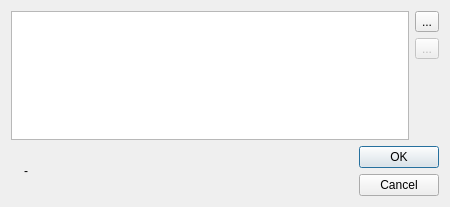
<?xml version="1.0" encoding="UTF-8"?>
<ui version="4.0">
 <class>IDemPathSetup</class>
 <widget class="QDialog" name="IDemPathSetup">
  <property name="geometry">
   <rect>
    <x>0</x>
    <y>0</y>
    <width>450</width>
    <height>207</height>
   </rect>
  </property>
  <property name="windowTitle">
   <string>Setup DEM file paths</string>
  </property>
  <layout class="QVBoxLayout" name="verticalLayout">
   <item>
    <layout class="QHBoxLayout" name="horizontalLayout_3">
     <item>
      <widget class="QListWidget" name="listWidget">
       <property name="selectionMode">
        <enum>QAbstractItemView::SelectionMode::ExtendedSelection</enum>
       </property>
      </widget>
     </item>
     <item>
      <layout class="QVBoxLayout" name="verticalLayout_2">
       <item>
        <widget class="QToolButton" name="toolAdd">
         <property name="text">
          <string>...</string>
         </property>
         <property name="icon">
          <iconset resource="../resources.qrc">
           <normaloff>:/icons/32x32/Add.png</normaloff>:/icons/32x32/Add.png</iconset>
         </property>
         <property name="iconSize">
          <size>
           <width>22</width>
           <height>22</height>
          </size>
         </property>
        </widget>
       </item>
       <item>
        <widget class="QToolButton" name="toolDelete">
         <property name="enabled">
          <bool>false</bool>
         </property>
         <property name="text">
          <string>...</string>
         </property>
         <property name="icon">
          <iconset resource="../resources.qrc">
           <normaloff>:/icons/32x32/DeleteMultiple.png</normaloff>:/icons/32x32/DeleteMultiple.png</iconset>
         </property>
         <property name="iconSize">
          <size>
           <width>22</width>
           <height>22</height>
          </size>
         </property>
        </widget>
       </item>
       <item>
        <spacer name="verticalSpacer">
         <property name="orientation">
          <enum>Qt::Orientation::Vertical</enum>
         </property>
         <property name="sizeHint" stdset="0">
          <size>
           <width>20</width>
           <height>40</height>
          </size>
         </property>
        </spacer>
       </item>
      </layout>
     </item>
    </layout>
   </item>
   <item>
    <layout class="QHBoxLayout" name="horizontalLayout">
     <item>
      <widget class="QLabel" name="label_3">
       <property name="maximumSize">
        <size>
         <width>64</width>
         <height>16777215</height>
        </size>
       </property>
       <property name="text">
        <string/>
       </property>
       <property name="pixmap">
        <pixmap resource="../resources.qrc">:/icons/48x48/Help.png</pixmap>
       </property>
       <property name="alignment">
        <set>Qt::AlignmentFlag::AlignCenter</set>
       </property>
      </widget>
     </item>
     <item>
      <widget class="QLabel" name="labelHelp">
       <property name="sizePolicy">
        <sizepolicy hsizetype="MinimumExpanding" vsizetype="MinimumExpanding">
         <horstretch>0</horstretch>
         <verstretch>0</verstretch>
        </sizepolicy>
       </property>
       <property name="text">
        <string>-</string>
       </property>
       <property name="alignment">
        <set>Qt::AlignmentFlag::AlignJustify|Qt::AlignmentFlag::AlignVCenter</set>
       </property>
       <property name="wordWrap">
        <bool>true</bool>
       </property>
      </widget>
     </item>
     <item>
      <widget class="QDialogButtonBox" name="buttonBox">
       <property name="sizePolicy">
        <sizepolicy hsizetype="Maximum" vsizetype="Fixed">
         <horstretch>0</horstretch>
         <verstretch>0</verstretch>
        </sizepolicy>
       </property>
       <property name="orientation">
        <enum>Qt::Orientation::Vertical</enum>
       </property>
       <property name="standardButtons">
        <set>QDialogButtonBox::StandardButton::Cancel|QDialogButtonBox::StandardButton::Ok</set>
       </property>
      </widget>
     </item>
    </layout>
   </item>
  </layout>
 </widget>
 <resources>
  <include location="../resources.qrc"/>
 </resources>
 <connections>
  <connection>
   <sender>buttonBox</sender>
   <signal>accepted()</signal>
   <receiver>IDemPathSetup</receiver>
   <slot>accept()</slot>
   <hints>
    <hint type="sourcelabel">
     <x>248</x>
     <y>254</y>
    </hint>
    <hint type="destinationlabel">
     <x>157</x>
     <y>274</y>
    </hint>
   </hints>
  </connection>
  <connection>
   <sender>buttonBox</sender>
   <signal>rejected()</signal>
   <receiver>IDemPathSetup</receiver>
   <slot>reject()</slot>
   <hints>
    <hint type="sourcelabel">
     <x>316</x>
     <y>260</y>
    </hint>
    <hint type="destinationlabel">
     <x>286</x>
     <y>274</y>
    </hint>
   </hints>
  </connection>
 </connections>
</ui>
